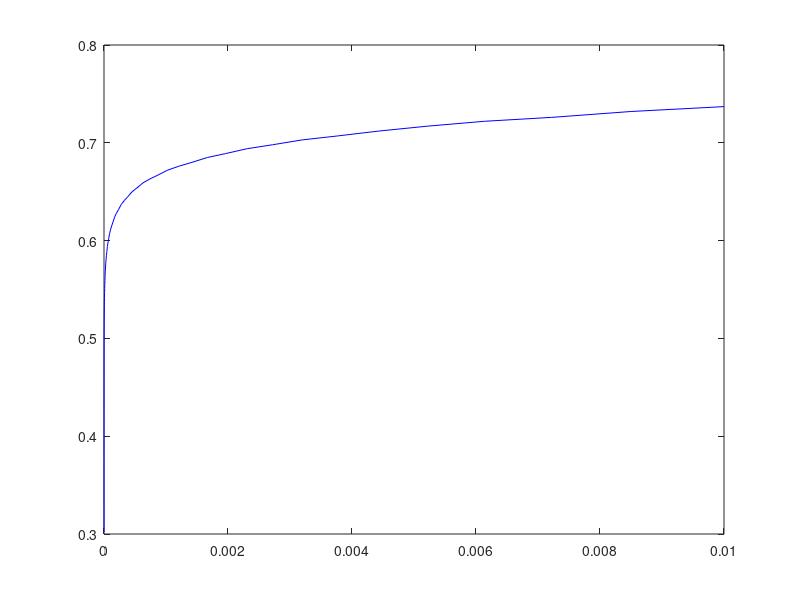
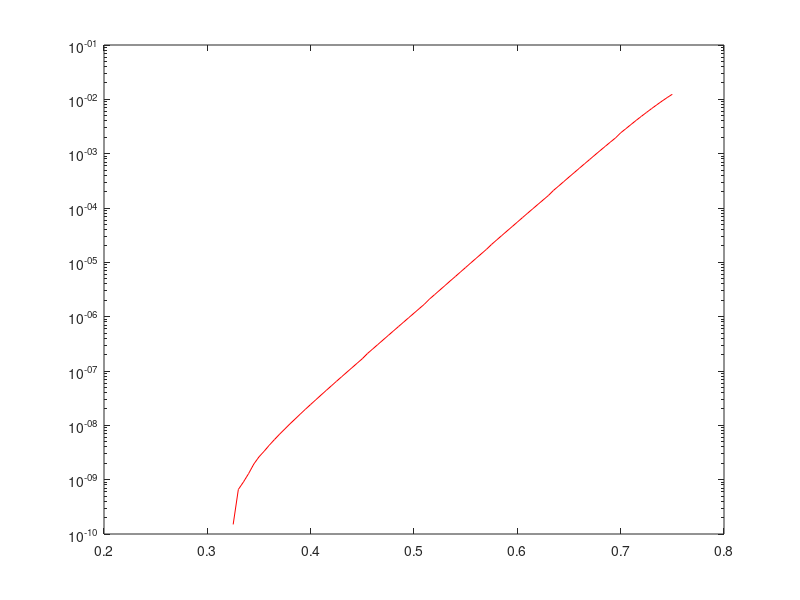
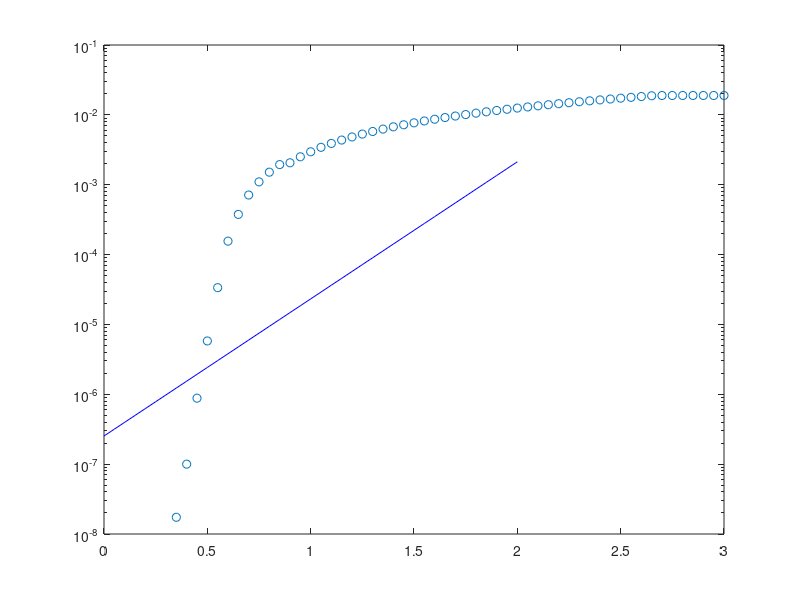
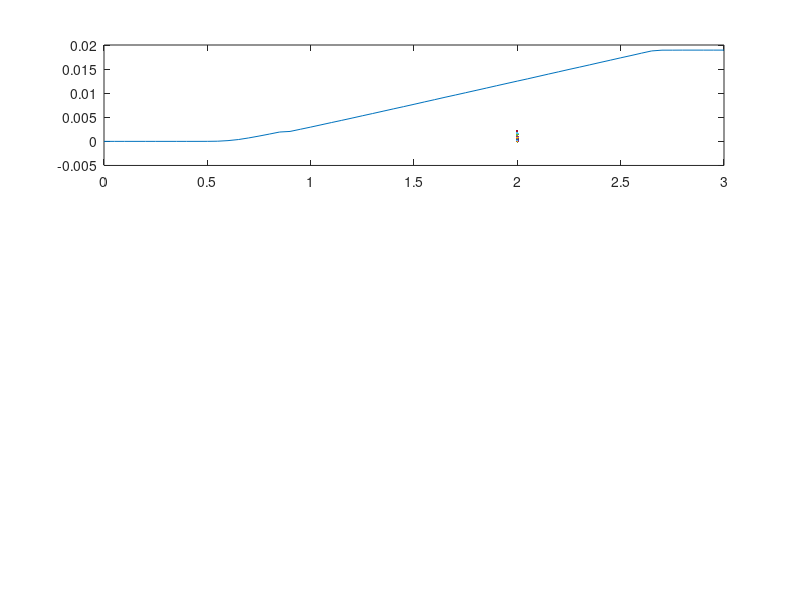

Here is the MATLAB script that generated these plots, in order:
% Experiment One : Diode-Connected 
    % Iin_Exp1_1 and Vout_Exp1_1 are from the first V-I characteristic
    % Vin_Exp1_2 and Iout_Exp1_2 are from the first I-V characteristic
% Experiment Two: Resistor in series w/ Transistor
    % Channel 2 sources voltage and measuring currents
    % Channel 1 is measuring voltage
    % Variable names are based off of resistor values

%% Experiment 1
clear
load('collected_data.mat');
plot(Iin_Exp1_1, Vout_Exp1_1, 'b');
figure
semilogy(Vin_Exp1_2, Iout_Exp1_2, 'r');

%% Experiment 2
clear
load('collected_data.mat');
% R=100
p100 = polyfit(Vin_Exp2_100, log(Iout_Exp2_100), 1);
Ut100 = real(1/p100(1));
Is100 = real(exp(p100(2)));

p1K = polyfit(Vin_Exp2_1K, log(Iout_Exp2_1K), 1);
Ut1K = 1/p1K(1);
Is1K = exp(p1K(2));

p10K = polyfit(Vin_Exp2_100, log(Iout_Exp2_100), 1);
Ut10K = 1/p10K(1);
Is10K = exp(p10K(2));

Ion100 = Ut100/100
Ion1K = Ut1K/1000;
Ion10K = Ut10K/10000;

Von100 = Ut100 * log(Ion100/Is100);
VonIndex100 = 41;
Von1K = Ut1K * log(Ion1K/Is1K);
Von10K = Ut10K * log(Ion10K/Is10K);


V = linspace(0, 3, length(Vin_Exp2_100));

for l = (1 : 41)
    I100(l) = Is100 * exp(V(l)/Ut100);
end

% for i = 1:length(Vin_Exp2_1K)
%     I1K(1,i) = Is1K * exp(V(i)/Ut1K) + V(i)/1000;
% end
% 
% for i = 1:length(Vin_Exp2_1K)
%     I10K(1,i) = Is10K * exp(V(i)/Ut10K) + V(i)/10000;
% end

figure
semilogy(Vin_Exp2_100, Iout_Exp2_100, 'o');
hold on
semilogy(V(1:41), I100, 'b');
% hold on
% semilogy(Vin_Exp2_1K, Iout_Exp2_1K, 'o');
% hold on
% semilogy(V(1:51), I1K);
% hold on
% semilogy(Vin_Exp2_10K, Iout_Exp2_10K, 'o');
% hold on
% semilogy(V(1:51), I10K);
% xlabel('Vin (V)');
% ylabel('Iout (A)');
% title('Semilogarithmic Plot: Resistor and Transistor in Series');
% legend('R=100', 'R=100 theoretical');
% ylim([10e-9, 10e-1]);
% xlim([0.3, 3.1]);

figure
subplot(3,1,1);
plot(Vin_Exp2_100, Iout_Exp2_100);
hold on
plot(V(41), I100);
% title('Linear Plot: Resistor and Transistor in Series, R=100');
% xlabel('Vin (V)');
% ylabel('Iout (A)');
% subplot(3,1,2);
% plot(Vin_Exp2_1K, Iout_Exp2_1K);
% title('Linear Plot: Resistor and Transistor in Series, R=1K');
% xlabel('Vin (V)');
% ylabel('Iout (A)');
% subplot(3,1,3);
% plot(Vin_Exp2_10K, Iout_Exp2_10K);
% title('Linear Plot: Resistor and Transistor in Series, R=10K');
% xlabel('Vin (V)');
% ylabel('Iout (A)');


